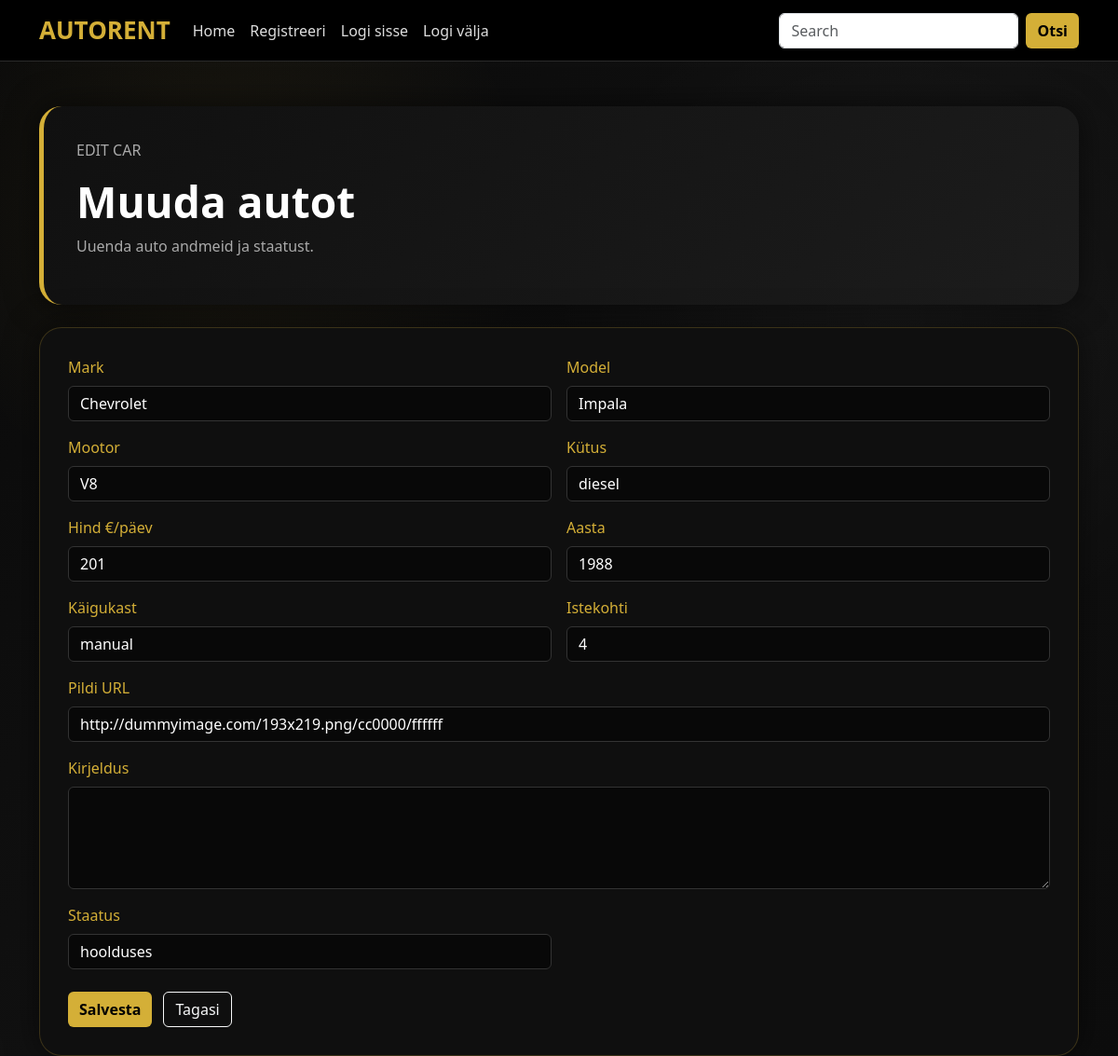
Screenshot of /admin/add_car.php?id=3 (signed in) with the database file from the repository.
### tables this page shows
CREATE TABLE `cars` (
  `id` int(4) NOT NULL,
  `mark` varchar(255) NOT NULL,
  `model` varchar(255) NOT NULL,
  `engine` varchar(255) NOT NULL,
  `fuel` varchar(255) NOT NULL,
  `price` int(4) NOT NULL,
  `image` varchar(255) NOT NULL,
  `year` year(4) NOT NULL,
  `transmission` varchar(225) NOT NULL,
  `seats` int(1) NOT NULL,
  `description` varchar(255) NOT NULL,
  `status` enum('vaba','rendidud','hoolduses') NOT NULL
);

### admin/add_car.php (the view, shortened to what this page needs)
<?php
include("../config.php");
$id = (int)$_GET["id"];
$stmt = mysqli_prepare($yhendus, "SELECT * FROM cars WHERE id = ?");
mysqli_stmt_bind_param($stmt, "i", $id);
mysqli_stmt_execute($stmt);
$result = mysqli_stmt_get_result($stmt);
$car = mysqli_fetch_assoc($result);
include("../header.php");
?>
<div class="container mt-5">
    <div class="admin-hero mb-4">
        <p class="hero-small">EDIT CAR</p>
        <h1>Muuda autot</h1>
        <p>Uuenda auto andmeid ja staatust.</p>
    </div>
    <div class="admin-form-box">
        <form method="post">
            <div class="row g-3">
                <div class="col-md-6">
                    <label class="form-label">Mark</label>
                    <input class="form-control auth-input" name="mark" value="<?php echo htmlspecialchars($car["mark"]); ?>" required>
                </div>
                <div class="col-md-6">
                    <label class="form-label">Model</label>
                    <input class="form-control auth-input" name="model" value="<?php echo htmlspecialchars($car["model"]); ?>" required>
                </div>
                <div class="col-md-6">
                    <label class="form-label">Mootor</label>
                    <input class="form-control auth-input" name="engine" value="<?php echo htmlspecialchars($car["engine"]); ?>" required>
                </div>
                <div class="col-md-6">
                    <label class="form-label">Kütus</label>
                    <input class="form-control auth-input" name="fuel" value="<?php echo htmlspecialchars($car["fuel"]); ?>" required>
                </div>
                <div class="col-md-6">
                    <label class="form-label">Hind €/päev</label>
                    <input class="form-control auth-input" name="price" type="number" value="<?php echo htmlspecialchars($car["price"]); ?>" required>
                </div>
                <div class="col-md-6">
                    <label class="form-label">Aasta</label>
                    <input class="form-control auth-input" name="year" type="number" value="<?php echo htmlspecialchars($car["year"]); ?>" required>
                </div>
                <div class="col-md-6">
                    <label class="form-label">Käigukast</label>
                    <input class="form-control auth-input" name="transmission" value="<?php echo htmlspecialchars($car["transmission"]); ?>" required>
                </div>
                <div class="col-md-6">
                    <label class="form-label">Istekohti</label>
                    <input class="form-control auth-input" name="seats" type="number" value="<?php echo htmlspecialchars($car["seats"]); ?>" required>
                </div>
                <div class="col-12">
                    <label class="form-label">Pildi URL</label>
                    <input class="form-control auth-input" name="image" value="<?php echo htmlspecialchars($car["image"]); ?>" required>
                </div>
                <div class="col-12">
                    <label class="form-label">Kirjeldus</label>
                    <textarea class="form-control auth-input" name="description" rows="4" required><?php echo htmlspecialchars($car["description"]); ?></textarea>
                </div>
                <div class="col-md-6">
                    <label class="form-label">Staatus</label>
                    <select name="status" class="form-control auth-input">
                        <option value="hoolduses" <?php if ($car["status"] == "hoolduses") echo "selected"; ?>>hoolduses</option>
                    </select>
                </div>
            </div>
            <div class="admin-actions mt-4">
                <button class="btn btn-gold">Salvesta</button>
                <a href="cars.php" class="btn btn-outline-light">Tagasi</a>
            </div>
        </form>
    </div>
</div>
</body>
</html>

### style.css (style rules this page uses)
body { background: radial-gradient(circle at 20% 20%, rgba(212, 175, 55, 0.08), transparent 25%), radial-gradient(circle at 80% 30%, rgba(255, 255, 255, 0.04), transparent 30%), linear-gradient(135deg, #0a0a0a, #111111, #0d0d0d); color: #ffffff; }
.btn-gold { background: #d4af37; color: #000; font-weight: bold; border: none; }
.form-label { color: #d4af37; }
.auth-input { background: #080808; color: white; border: 1px solid #333; }
.admin-hero { background: linear-gradient(135deg, #101010, #1c1c1c); border-left: 5px solid #d4af37; border-radius: 24px; padding: 35px; box-shadow: 0 0 35px rgba(0,0,0,0.6); }
.admin-hero h1 { font-size: 46px; font-weight: 800; color: #fff; }
.admin-hero p { color: #aaa; }
.admin-actions { display: flex; gap: 12px; flex-wrap: wrap; }
.admin-form-box { background: #0f0f0f; border: 1px solid rgba(212, 175, 55, 0.22); border-radius: 24px; padding: 30px; box-shadow: 0 0 35px rgba(0,0,0,0.55); }

### rows the page displays
cars: mark "Chevrolet", model "Impala", engine "V8", fuel "diesel", price "201", year "1988", transmission "manual", seats "4", image "http://dummyimage.com/193x219.png/cc0000/ffffff", status "hoolduses"
